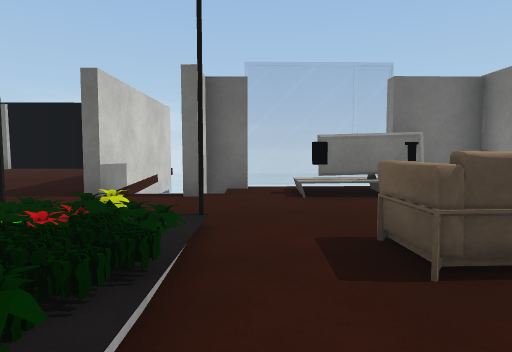
View 1 (above)

16 first-person views from a walk through a scene from a Unity 3-D project. The camera is 1.2 m above the floor, tilts 4° down and sees 75° across. The floor is counted in squares, 1.05 m on a side. Each view is taken from the middle of a square. On the plan, view 1 faces up. The plan holds only what a view shows up to about 14 squares ahead; the rest is blank. The place goes on beyond the plan. The player character is not drawn. Surface patterns are stand-ins for the level's own textures.

View 2
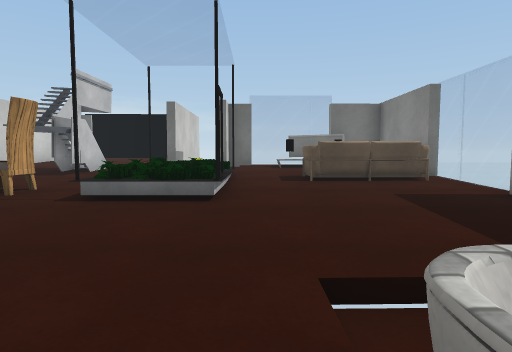

View 3
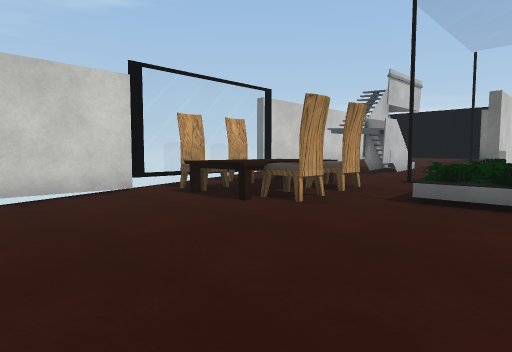

View 4
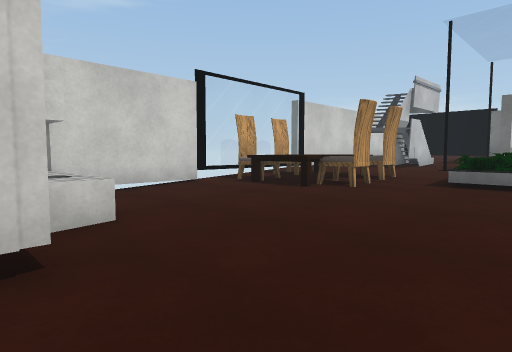

View 5
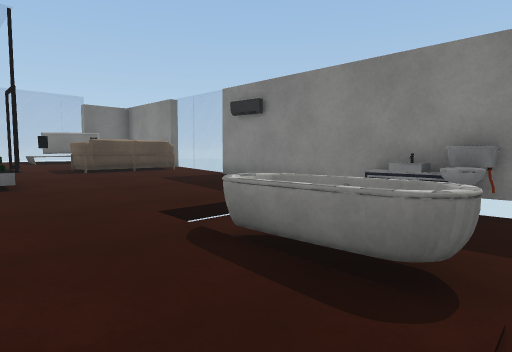

View 6
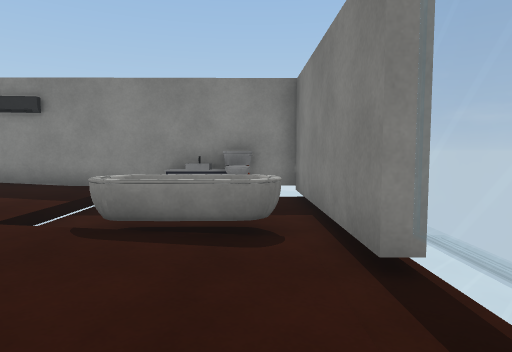

View 7
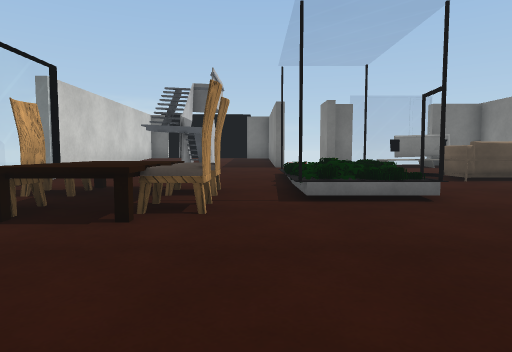

View 8
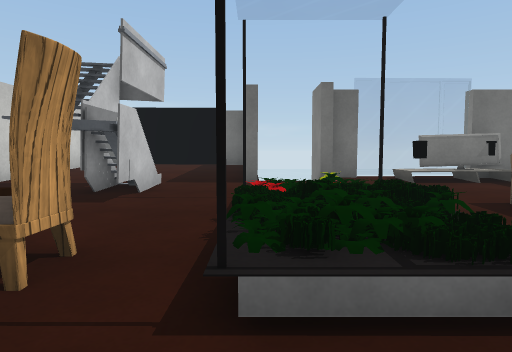

View 9
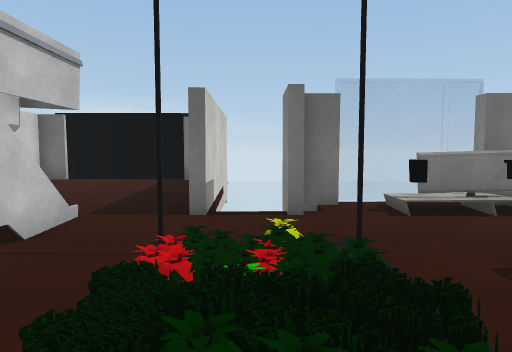

View 10
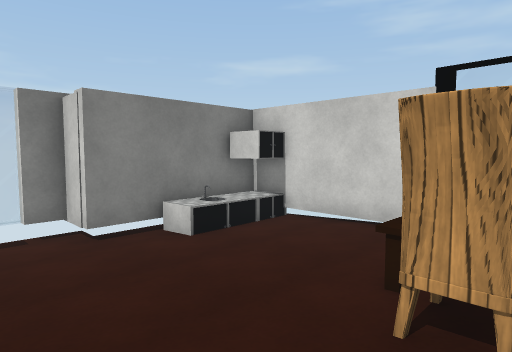

View 11
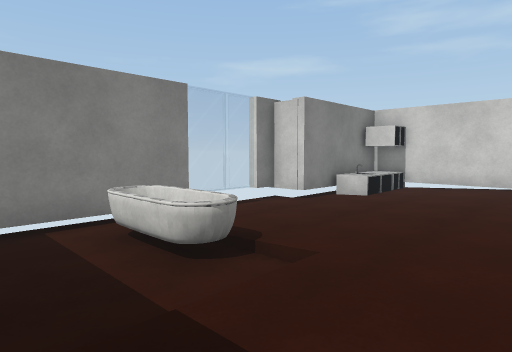

View 12
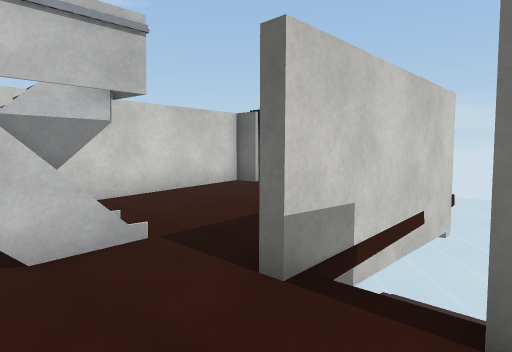

View 13
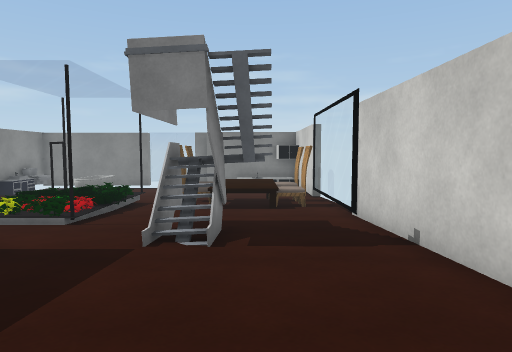

View 14
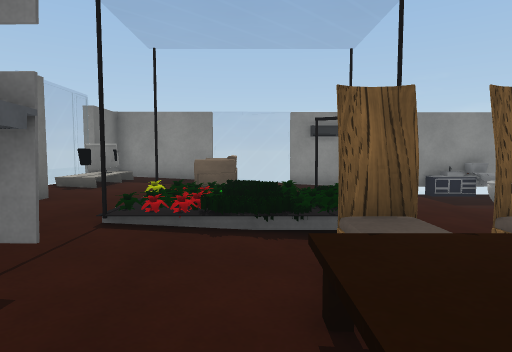

View 15
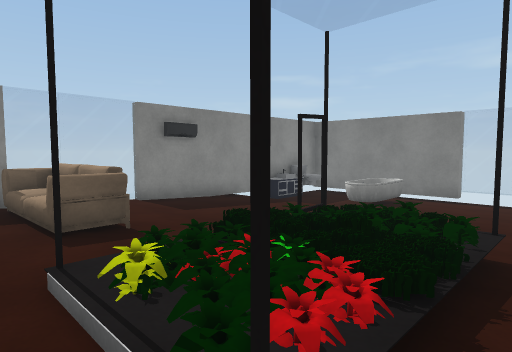

View 16
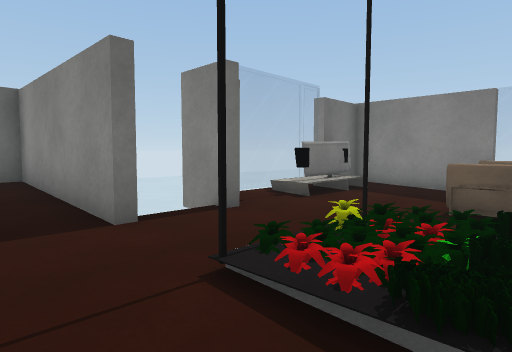

### Floor plan
Key: @ floor where view 1 was taken; # wall or solid block; . main floor; : floor 0.25 m higher than the main floor; - floor 0.25 m lower than the main floor; + floor 0.5 m higher than the main floor; _ floor 0.5 m lower than the main floor; * floor 1.75 m higher than the main floor; / step, stairs or slope; = window, fence, low wall or low ledge; O other object.
Columns run from 10 left of view 1 to 6 right of it. Each row starts with its distance up from view 1.
 12 ########
 11 #++++++#
 10 #++++++#
  9 #++++++#-
  8 #++++++#-#=-=##
  7 #::::::#-#:OOO:#
  6 #:::O::::::::::#
  5 #:::O::::::::::#
  4 #::*OO:+//:////#
  3 #::::::+ /::/OO=
  2 =....../ /.....=
  1 =.OOOO./ +......=
  0 =..OO..//O@....#
 -1 =.OOOO.........#
 -2 #..............#
 -3 ##-------------#
 -4  #---------____#
 -5  #---------O___O
 -6  #OOO------OO_O#
 -7  OOOO#-----O__O#
 -8      #____######
 -9      ##===#

Where each view was taken, in squares from view 1:
view 1: 0 up, 0 right, facing up
view 2: 6 down, 0 right, facing up
view 3: 6 down, 1 left, facing up-left
view 4: 8 down, 1 left, facing up-left
view 5: 8 down, 2 left, facing up-right
view 6: 7 down, 4 left, facing right
view 7: 6 down, 4 left, facing up
view 8: 2 down, 3 left, facing up
view 9: 0 up, 2 left, facing up
view 10: 0 up, 2 left, facing down-left
view 11: 1 down, 4 right, facing down-left
view 12: 4 up, 1 left, facing up-left
view 13: 11 up, 7 left, facing down
view 14: 2 up, 8 left, facing right
view 15: 5 up, 4 left, facing down-right
view 16: 2 up, 5 left, facing up-right
